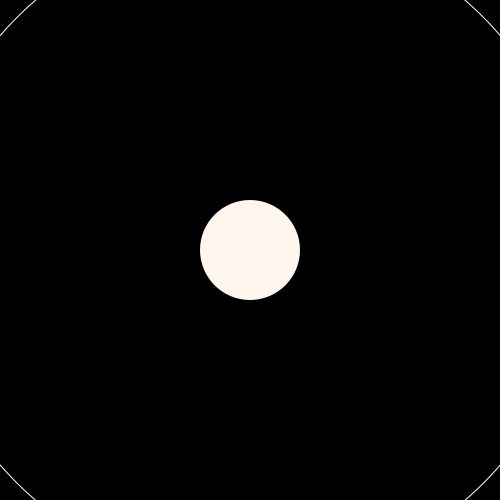
Frame 1 (no input)
Frame 60 (the mouse pressed at the canvas centre just before this capture): identical to frame 1, image omitted
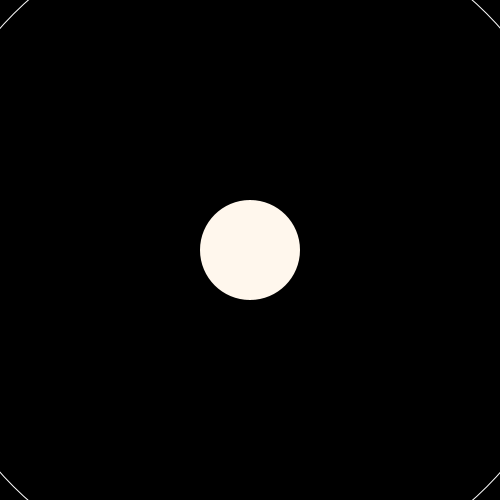
Frame 120 (the mouse held since frame 60 and released just before this capture)

The Processing sketch that drew these frames (run headless with seeded random() and noise(); from frame 60 on, the mouse is pressed at the canvas centre):

// Processing sketch: solar_system
// ── solar_system.pde
planet planets[];
planet moons[];
planet sun;
boolean right, left, up, down;
float scl = 1;
int nPlanets = 3;
int nMoons = 2;
float offsetX = 0;
float offsetY = 0;

planet defPlanet(float x, float y, float s, color c, float sd, int id, boolean orbit, boolean isSun, planet obj) {
  planet aux = new planet();
  aux.pos = new PVector(x+sd, y+sd);
  aux.posSCL = new PVector(x*scl, y*scl);
  aux.s = s;
  aux.c = c;
  aux.a = 0;
  aux.idMoon = id;
  if (!isSun) {
    aux.speed = 1/dist(aux.pos.x, aux.pos.y, obj.pos.x, obj.pos.y)*scl/10;
  } else {
    aux.speed = 0;
  }
  aux.orbit = orbit;
  return aux;
}

planet[] defPlanets() {
  planet[] aux = new planet[nPlanets];
  for (int i = 0; i < aux.length; ++i) {
    aux[i] = defPlanet(random((i!=0 ? aux[i-1].pos.x : 0), 50+(i!=0 ? abs(aux[i-1].pos.x-sun.pos.x) : sun.s*2))*2, random((i!=0 ? aux[i-1].pos.y : 0), 50+(i!=0 ? abs(aux[i-1].pos.y-sun.pos.y)  : sun.s*2)), random(10, 30), color(random(0, 255), random(0, 255), random(0, 255)), (i-1>=0 ? dist(sun.pos.x, sun.pos.y, aux[i-1].pos.x, aux[i-1].pos.y) : 0), -1, true, false, sun);
  }
  return aux;
}

void showPlanets() {
  for (int i = 0; i < planets.length; ++i) {
    planets[i].show();
  }
}

void updatePlanets() {
  for (int i = 0; i < planets.length; ++i) {
    planets[i].update(sun);
  }
}

void updateMoon(planet moon, planet home) {
  pushMatrix();
  translate(sun.pos.x, sun.pos.y);
  moon.update(home);
  popMatrix();
}
void updateMoons() {
  for (int i = 0; i < nMoons; ++i) {
    updateMoon(moons[i], planets[moons[i].idMoon]);
  }
}

planet[] defMoons() {
  planet[] aux = new planet[nMoons];
  for (int i = 0; i < aux.length; ++i) {
    aux[i] = new planet();
    aux[i].idMoon = ceil(random(-.5, nPlanets-1));
    aux[i] = defMoon(planets[aux[i].idMoon], aux[i].idMoon);
  }
  return aux;
}
planet defMoon(planet home, int id) {
  planet moon = new planet();
  pushMatrix();
  translate(home.pos.x, home.pos.y);
  moon = defPlanet(random(planets[id].s, 40), random(planets[id].s, 40), home.s*random(0,.5), 100, 0, id, true, true, planets[id]);
  popMatrix();
  return moon;
}


void mouseWheel(MouseEvent event) {
  if (scl+event.getCount()/(50.0/scl)>=0) {
    scl+=event.getCount()/(50.0/scl);
    println(scl);
  }
}

void setup() {
  size(500, 500);

  smooth();
  sun = defPlanet(width/2, height/2, 100, color(255,247,237), 0, -1, false, true, null);
  planets = defPlanets();
  moons = defMoons();
  //translate(sun.pos.x, sun.pos.y);
}
void keyPressed()
{
  if (key=='a' || keyCode==LEFT)
    left=true;
  if (key=='d' || keyCode==RIGHT)
    right=true;
  if (key=='w' || keyCode==UP)
    up=true;
  if (key=='s' || keyCode==DOWN)
    down=true;
}
void keyReleased()
{
  if (key=='a' || keyCode==LEFT)
    left=false;
  if (key=='d' || keyCode==RIGHT)
    right=false;
  if (key=='w' || keyCode==UP)
    up=false;
  if (key=='s' || keyCode==DOWN)
    down=false;
  if(keyCode==TAB){
    scl = 1;
    offsetX = 0;
    offsetY = 0;
  }
}
void draw() {
  background(0);

  sun.show();
  updatePlanets();
  updateMoons();

  mouseWheel();
  if (mousePressed) {
    scl = 1;
    setup();
  }

  if (right) offsetX-=5*scl;
  if (left) offsetX+=5*scl;
  if (up) offsetY+=5*scl;
  if (down)offsetY-=5*scl;
}

// ── planets.pde
class planet {
  PVector pos;
  PVector posSCL;
  color c;
  float s;
  float sSCL;
  float a;
  float speed;
  int idMoon;
  boolean glows;
  boolean orbit;

  void show() {
    sSCL = s*scl;
    if (orbit) {
      noFill();
      stroke(255);
      float d = dist(posSCL.x, posSCL.y, 0, 0);
      ellipse(0+offsetX/scl, 0+offsetY/scl, d*2, d*2);
    }
    noStroke();
    fill(c);
    
    if (glows) {
      //filter(BLUR, 5);
    }
    ellipse(posSCL.x+offsetX/scl, posSCL.y+offsetY/scl, sSCL, sSCL);
    filter(NORMAL);
  }

  void update(planet obj) {
    posSCL.x = pos.x*scl;
    posSCL.y = pos.y*scl;
    pushMatrix();
    translate(obj.posSCL.x, obj.posSCL.y);
    //println(obj.pos.x+" "+obj.pos.y);
    float d = dist(posSCL.x, posSCL.y, 0, 0);

    posSCL.x = cos(a)*d;
    posSCL.y = sin(a)*d;

    show();
    popMatrix();
    a += speed;
  }
}
